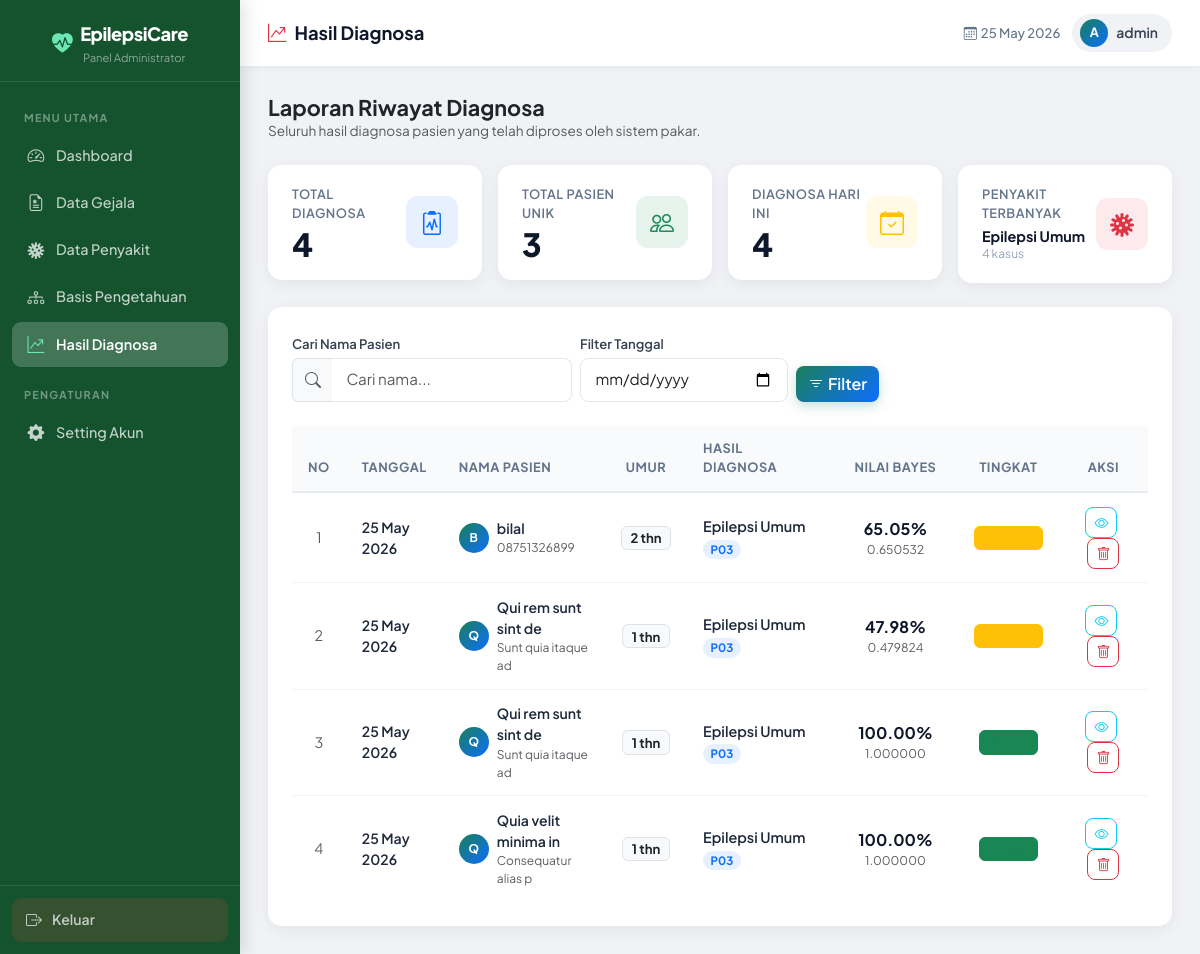
The page /admin_laporan.php (signed in) on the database its author committed.
### tables this page shows
CREATE TABLE `riwayat_diagnosa` (
  `id_diagnosa` int NOT NULL,
  `id_pengguna` int DEFAULT NULL,
  `tanggal` date DEFAULT NULL,
  `kode_penyakit` varchar(10) DEFAULT NULL,
  `nilai_bayes` float DEFAULT NULL
);

CREATE TABLE `pengguna` (
  `id_pengguna` int NOT NULL,
  `nama_user` varchar(100) NOT NULL,
  `umur` int NOT NULL,
  `alamat` text,
  `no_telpon` varchar(20) DEFAULT NULL
);

CREATE TABLE `penyakit` (
  `kode_penyakit` varchar(10) NOT NULL,
  `nama_penyakit` varchar(100) NOT NULL,
  `keterangan` text,
  `solusi` text,
  `probabilitas_prior` float NOT NULL DEFAULT '0'
);

### admin_laporan.php (the view, shortened to what this page needs)
<?php
require 'koneksi.php';
$filter_tanggal = isset($_GET['tanggal']) ? mysqli_real_escape_string($conn, $_GET['tanggal']) : '';
$search_nama    = isset($_GET['search'])  ? mysqli_real_escape_string($conn, $_GET['search'])  : '';
$where_parts = [];
$where = $where_parts ? "WHERE " . implode(" AND ", $where_parts) : "";
$query_laporan = mysqli_query($conn, "
    SELECT r.*, u.nama_user, u.umur, u.no_telpon, p.nama_penyakit
    FROM riwayat_diagnosa r
    LEFT JOIN pengguna p_user ON r.id_pengguna = p_user.id_pengguna
    LEFT JOIN pengguna u      ON r.id_pengguna = u.id_pengguna
    LEFT JOIN penyakit p      ON r.kode_penyakit = p.kode_penyakit
    $where
    ORDER BY r.tanggal DESC, r.id_diagnosa DESC
");
$total_laporan  = mysqli_num_rows(mysqli_query($conn, "SELECT id_diagnosa FROM riwayat_diagnosa"));
$total_pasien   = mysqli_num_rows(mysqli_query($conn, "SELECT DISTINCT id_pengguna FROM riwayat_diagnosa"));
$total_hari_ini = mysqli_num_rows(mysqli_query($conn, "SELECT id_diagnosa FROM riwayat_diagnosa WHERE tanggal = CURDATE()"));
$query_top = mysqli_query($conn, "
    SELECT r.kode_penyakit, p.nama_penyakit, COUNT(*) as total
    FROM riwayat_diagnosa r
    LEFT JOIN penyakit p ON r.kode_penyakit = p.kode_penyakit
    GROUP BY r.kode_penyakit
    ORDER BY total DESC LIMIT 1
");
$top_penyakit = mysqli_fetch_assoc($query_top);
require 'layout/head_admin.php';
require 'layout/sidebar_admin.php';
?>
<div class="admin-main">
    <div class="admin-topbar">
        <h1 class="page-heading">
            <i class="bi bi-graph-up-arrow me-2 text-danger"></i>Hasil Diagnosa
        </h1>
        <div class="topbar-right">
            <span class="date-chip"><i class="bi bi-calendar3 me-1"></i><?= date('d M Y') ?></span>
            <div class="user-chip">
                <div class="avatar"><?= strtoupper(substr($_SESSION['username'], 0, 1)) ?></div>
                <?= htmlspecialchars($_SESSION['username']) ?>
            </div>
        </div>
    </div>
    <div class="admin-content">
        <div class="mb-4">
            <h2 class="fw-bold mb-0" style="font-size:1.35rem;">Laporan Riwayat Diagnosa</h2>
            <p class="text-muted mb-0" style="font-size:0.85rem;">
                Seluruh hasil diagnosa pasien yang telah diproses oleh sistem pakar.
            </p>
        </div>
        <div class="row g-3 mb-4">
            <div class="col-sm-6 col-xl-3">
                <div class="stat-card">
                    <div>
                        <div class="stat-label">Total Diagnosa</div>
                        <div class="stat-value"><?= $total_laporan ?></div>
                    </div>
                    <div class="stat-icon bg-primary bg-opacity-10 text-primary">
                        <i class="bi bi-clipboard2-pulse"></i>
                    </div>
                </div>
            </div>
            <div class="col-sm-6 col-xl-3">
                <div class="stat-card">
                    <div>
                        <div class="stat-label">Total Pasien Unik</div>
                        <div class="stat-value"><?= $total_pasien ?></div>
                    </div>
                    <div class="stat-icon bg-success bg-opacity-10 text-success">
                        <i class="bi bi-people"></i>
                    </div>
                </div>
            </div>
            <div class="col-sm-6 col-xl-3">
                <div class="stat-card">
                    <div>
                        <div class="stat-label">Diagnosa Hari Ini</div>
                        <div class="stat-value"><?= $total_hari_ini ?></div>
                    </div>
                    <div class="stat-icon bg-warning bg-opacity-10 text-warning">
                        <i class="bi bi-calendar-check"></i>
                    </div>
                </div>
            </div>
            <div class="col-sm-6 col-xl-3">
                <div class="stat-card">
                    <div>
                        <div class="stat-label">Penyakit Terbanyak</div>
                        <div style="font-size:0.9rem;font-weight:700;color:#0f172a;line-height:1.2;margin-top:4px;">
                            <?= $top_penyakit ? htmlspecialchars($top_penyakit['nama_penyakit'] ?? '—') : '—' ?>
                        </div>
                        <?php if ($top_penyakit): ?>
                        <div style="font-size:0.75rem;color:#94a3b8;"><?= $top_penyakit['total'] ?> kasus</div>
                        <?php endif; ?>
                    </div>
                    <div class="stat-icon bg-danger bg-opacity-10 text-danger">
                        <i class="bi bi-virus"></i>
                    </div>
                </div>
            </div>
        </div>
        <div class="card-admin p-4">
            <form method="GET" action="admin_laporan.php" class="row g-2 align-items-end mb-4">
                <div class="col-md-4">
                    <label class="form-label mb-1" style="font-size:0.82rem;">Cari Nama Pasien</label>
                    <div class="input-group">
                        <span class="input-group-text bg-light border-end-0">
                            <i class="bi bi-search text-muted"></i>
                        </span>
                        <input type="text" name="search" class="form-control border-start-0"
                               placeholder="Cari nama..." value="<?= htmlspecialchars($search_nama) ?>">
                    </div>
                </div>
                <div class="col-md-3">
                    <label class="form-label mb-1" style="font-size:0.82rem;">Filter Tanggal</label>
                    <input type="date" name="tanggal" class="form-control"
                           value="<?= htmlspecialchars($filter_tanggal) ?>">
                </div>
                <div class="col-md-auto d-flex gap-2">
                    <button type="submit" class="btn btn-brand">
                        <i class="bi bi-filter me-1"></i>Filter
                    </button>
                </div>
            </form>
            <div class="table-responsive">
                <table class="table table-hover align-middle mb-0">
                    <thead>
                        <tr>
                            <th class="text-center" style="width:5%;">No</th>
                            <th style="width:10%;">Tanggal</th>
                            <th style="width:20%;">Nama Pasien</th>
                            <th class="text-center" style="width:7%;">Umur</th>
                            <th style="width:20%;">Hasil Diagnosa</th>
                            <th class="text-center" style="width:16%;">Nilai Bayes</th>
                            <th class="text-center" style="width:10%;">Tingkat</th>
                            <th class="text-center" style="width:12%;">Aksi</th>
                        </tr>
                    </thead>
                    <tbody>
                        <?php
                        $no = 1;
                        if (mysqli_num_rows($query_laporan) > 0):
                            while ($row = mysqli_fetch_assoc($query_laporan)):
                                $nilai = (float)$row['nilai_bayes'];
                                if ($nilai >= 0.7) {
                                    $level = ['label' => 'Tinggi',   'class' => 'success'];
                                } elseif ($nilai >= 0.4) {
                                    $level = ['label' => 'Sedang',   'class' => 'warning'];
                                } else {
                                    $level = ['label' => 'Rendah',   'class' => 'danger'];
                                }
                        ?>
                        <tr>
                            <td class="text-center text-muted"><?= $no++ ?></td>
                            <td>
                                <div class="fw-semibold" style="font-size:0.88rem;">
                                    <?= date('d M Y', strtotime($row['tanggal'])) ?>
                                </div>
                            </td>
                            <td>
                                <div class="d-flex align-items-center gap-2">
                                    <div class="d-flex align-items-center justify-content-center rounded-circle text-white"
                                         style="width:30px;height:30px;background:var(--brand-gradient);font-size:0.75rem;font-weight:700;flex-shrink:0;">
                                        <?= strtoupper(substr($row['nama_user'] ?? 'P', 0, 1)) ?>
                                    </div>
                                    <div>
                                        <div class="fw-semibold" style="font-size:0.88rem;">
                                            <?= htmlspecialchars($row['nama_user'] ?? '—') ?>
                                        </div>
                                        <div class="text-muted" style="font-size:0.75rem;">
                                            <?= $row['no_telpon'] ?? '—' ?>
                                        </div>
                                    </div>
                                </div>
                            </td>
                            <td class="text-center">
                                <span class="badge bg-light text-dark border" style="font-size:0.82rem;">
                                    <?= $row['umur'] ?? '—' ?> thn
                                </span>
                            </td>
                            <td>
                                <div class="fw-semibold" style="font-size:0.9rem;">
                                    <?= htmlspecialchars($row['nama_penyakit'] ?? '—') ?>
                                </div>
                                <span class="badge rounded-pill"
                                      style="background:rgba(13,110,253,0.1);color:#0d6efd;font-size:0.72rem;">
                                    <?= $row['kode_penyakit'] ?>
                                </span>
                            </td>
                            <td class="text-center">
                                <div class="fw-bold" style="font-size:1rem;color:#0f172a;">
                                    <?= number_format($nilai * 100, 2) ?>%
                                </div>
                                <div class="text-muted" style="font-size:0.75rem;">
                                    <?= number_format($nilai, 6) ?>
                                </div>
                            </td>
                            <td class="text-center">
                                <span class="badge bg-<?= $level['class'] ?> bg-opacity-15 text-<?= $level['class'] ?>"
                                      style="font-weight:700;font-size:0.78rem;padding:5px 10px;border:1px solid currentColor;">
                                </span>
                            </td>
                            <td class="text-center">
                                <button class="btn btn-sm btn-outline-info me-1"
                                        data-bs-toggle="modal"
                                        data-bs-target="#modalDetail<?= $row['id_diagnosa'] ?>"
                                        title="Lihat Detail">
                                    <i class="bi bi-eye"></i>
                                </button>
                                <a href="admin_laporan.php?hapus=<?= $row['id_diagnosa'] ?><?= $filter_tanggal ? '&tanggal='.$filter_tanggal : '' ?><?= $search_nama ? '&search='.$search_nama : '' ?>"
                                   class="btn btn-sm btn-outline-danger"
                                   onclick="return confirm('Yakin ingin menghapus laporan ini?')"
                                   title="Hapus">
                                    <i class="bi bi-trash"></i>
                                </a>
                            </td>
                        </tr>
                        <?php endwhile; endif; ?>
                    </tbody>
                </table>
            </div>
        </div>
    </div>
</div>
</div>
</body>
</html>

### assets/style.css (style rules this page uses)
:root { --brand-primary: #1a7f5a; --brand-secondary: #0d6efd; --brand-gradient: linear-gradient(135deg, #1a7f5a 0%, #0d6efd 100%); --sidebar-bg: #14532d; --sidebar-hover: rgba(255,255,255,0.12); --sidebar-active: rgba(255,255,255,0.20); --bg-admin: #f0f2f5; --bg-public: #f4f8fb; --card-radius: 14px; --card-shadow: 0 4px 16px rgba(0,0,0,0.06); --card-shadow-md: 0 8px 24px rgba(0,0,0,0.10); --sidebar-width: 240px; --font-main: 'Plus Jakarta Sans', 'Segoe UI', sans-serif; --transition: all 0.22s ease; }
*, *::before, *::after { box-sizing: border-box; }
body { font-family: var(--font-main); margin: 0; padding: 0; -webkit-font-smoothing: antialiased; }
.form-label { font-weight: 600; font-size: 0.9rem; color: #374151; margin-bottom: 0.4rem; }
.form-control, .form-select { border-radius: 8px; border: 1.5px solid #e2e8f0; padding: 0.6rem 0.9rem; font-size: 0.95rem; transition: var(--transition); font-family: var(--font-main); }
body.admin-page { background-color: var(--bg-admin); }
.admin-main { flex: 1; margin-left: var(--sidebar-width); display: flex; flex-direction: column; min-height: 100vh; }
.admin-topbar { background: #fff; border-bottom: 1px solid #e8ecf0; padding: 0.875rem 1.75rem; display: flex; align-items: center; justify-content: space-between; position: sticky; top: 0; z-index: 90; box-shadow: 0 1px 6px rgba(0,0,0,0.04); }
.admin-topbar .page-heading { font-size: 1.15rem; font-weight: 700; color: #0f172a; margin: 0; }
.admin-topbar .topbar-right { display: flex; align-items: center; gap: 12px; }
.admin-topbar .user-chip { display: flex; align-items: center; gap: 8px; background: #f0f2f5; border-radius: 20px; padding: 5px 14px 5px 8px; font-size: 0.87rem; font-weight: 600; color: #374151; }
.admin-topbar .user-chip .avatar { width: 28px; height: 28px; background: var(--brand-gradient); border-radius: 50%; display: flex; align-items: center; justify-content: center; color: #fff; font-size: 0.8rem; font-weight: 700; }
.admin-topbar .date-chip { font-size: 0.82rem; color: #64748b; font-weight: 500; }
.admin-content { flex: 1; padding: 1.75rem; }
.card-admin { border: none; border-radius: var(--card-radius); box-shadow: var(--card-shadow); background: #fff; }
.stat-card { border: none; border-radius: var(--card-radius); box-shadow: var(--card-shadow); background: #fff; padding: 1.25rem 1.5rem; display: flex; align-items: center; justify-content: space-between; transition: var(--transition); }
.stat-card .stat-label { font-size: 0.8rem; font-weight: 600; color: #64748b; text-transform: uppercase; letter-spacing: 0.5px; margin-bottom: 4px; }
.stat-card .stat-value { font-size: 2rem; font-weight: 800; color: #0f172a; line-height: 1; }
.stat-card .stat-icon { width: 52px; height: 52px; border-radius: 12px; display: flex; align-items: center; justify-content: center; font-size: 1.5rem; flex-shrink: 0; }
.table { font-size: 0.9rem; }
.table thead th { font-weight: 700; font-size: 0.8rem; text-transform: uppercase; letter-spacing: 0.5px; color: #64748b; background: #f8fafc; border-bottom: 2px solid #e8ecf0; padding: 0.85rem 1rem; }
.table tbody td { padding: 0.85rem 1rem; vertical-align: middle; color: #1e293b; border-bottom: 1px solid #f1f5f9; }
.table tbody tr:last-child td { border-bottom: none; }
.btn { font-family: var(--font-main); font-weight: 600; border-radius: 8px; transition: var(--transition); }
.btn-brand { background: var(--brand-gradient); color: #fff; border: none; box-shadow: 0 4px 12px rgba(26,127,90,0.25); }

### rows shown on the page
riwayat_diagnosa: tanggal "25 May 2026", id_pengguna.nama_user "B", id_pengguna.nama_user "bilal", id_pengguna.no_telpon "08751326899", id_pengguna.umur "2", kode_penyakit.nama_penyakit "Epilepsi Umum", kode_penyakit "P03", $nilai*100 "65.05", nilai_bayes "0.650532"
riwayat_diagnosa: tanggal "25 May 2026", id_pengguna.nama_user "Q", id_pengguna.nama_user "Qui rem sunt sint de", id_pengguna.no_telpon "Sunt quia itaque ad", id_pengguna.umur "1", kode_penyakit.nama_penyakit "Epilepsi Umum", kode_penyakit "P03", $nilai*100 "47.98", nilai_bayes "0.479824"
riwayat_diagnosa: tanggal "25 May 2026", id_pengguna.nama_user "Q", id_pengguna.nama_user "Qui rem sunt sint de", id_pengguna.no_telpon "Sunt quia itaque ad", id_pengguna.umur "1", kode_penyakit.nama_penyakit "Epilepsi Umum", kode_penyakit "P03", $nilai*100 "100.00", nilai_bayes "1.000000"
riwayat_diagnosa: tanggal "25 May 2026", id_pengguna.nama_user "Q", id_pengguna.nama_user "Quia velit minima in", id_pengguna.no_telpon "Consequatur alias p", id_pengguna.umur "1", kode_penyakit.nama_penyakit "Epilepsi Umum", kode_penyakit "P03", $nilai*100 "100.00", nilai_bayes "1.000000"

### other values the page prints
$item['label'] "Dashboard"
$item['label'] "Data Gejala"
$item['label'] "Data Penyakit"
$item['label'] "Basis Pengetahuan"
$item['label'] "Hasil Diagnosa"
substr($_SESSION['username'], 0, 1) "A"
$_SESSION['username'] "admin"
$total_laporan "4"
$total_pasien "3"
$total_hari_ini "4"
$top_penyakit['nama_penyakit'] "Epilepsi Umum"
$top_penyakit['total'] "4"
